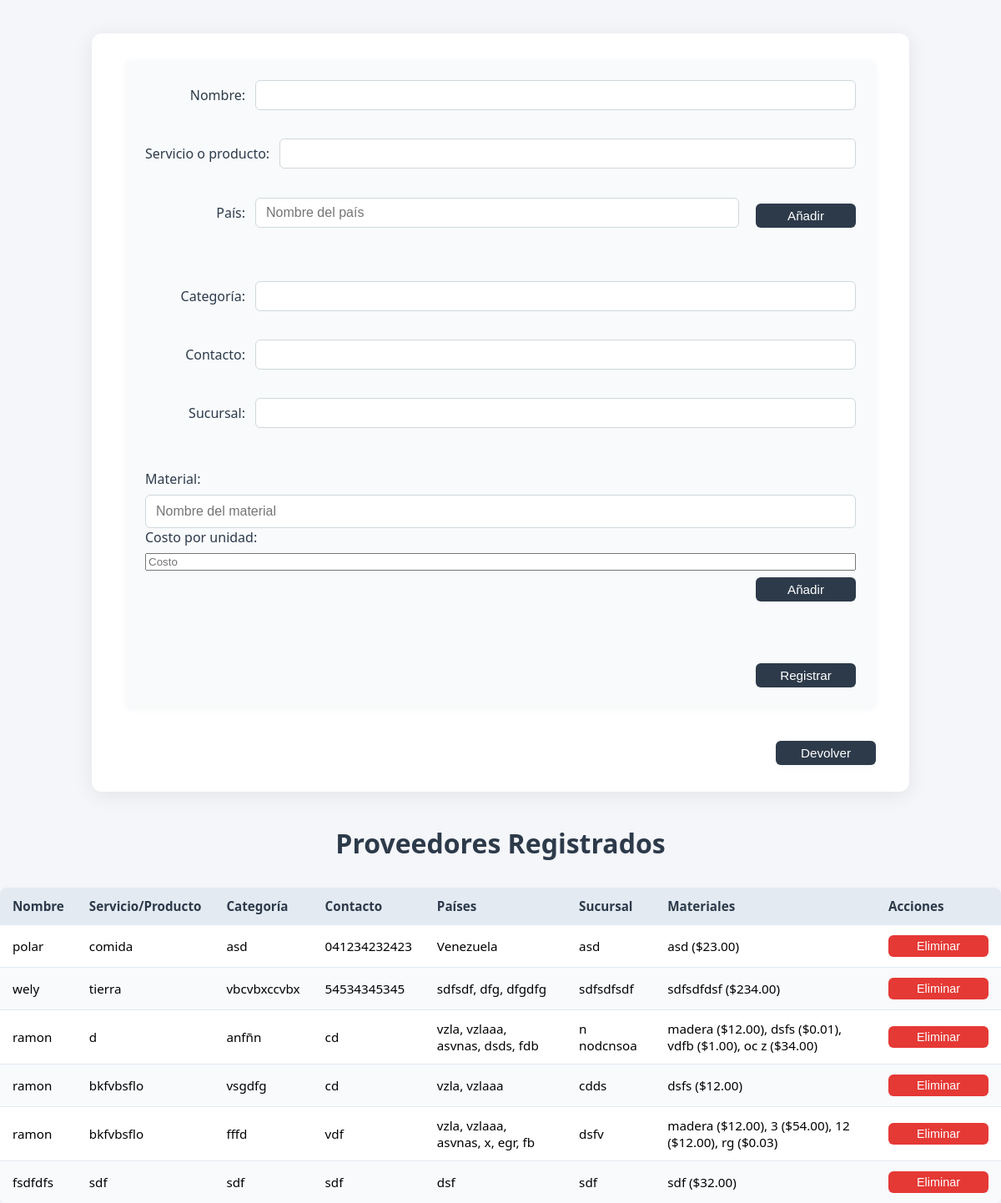
The app's page /proveedores/, older data.
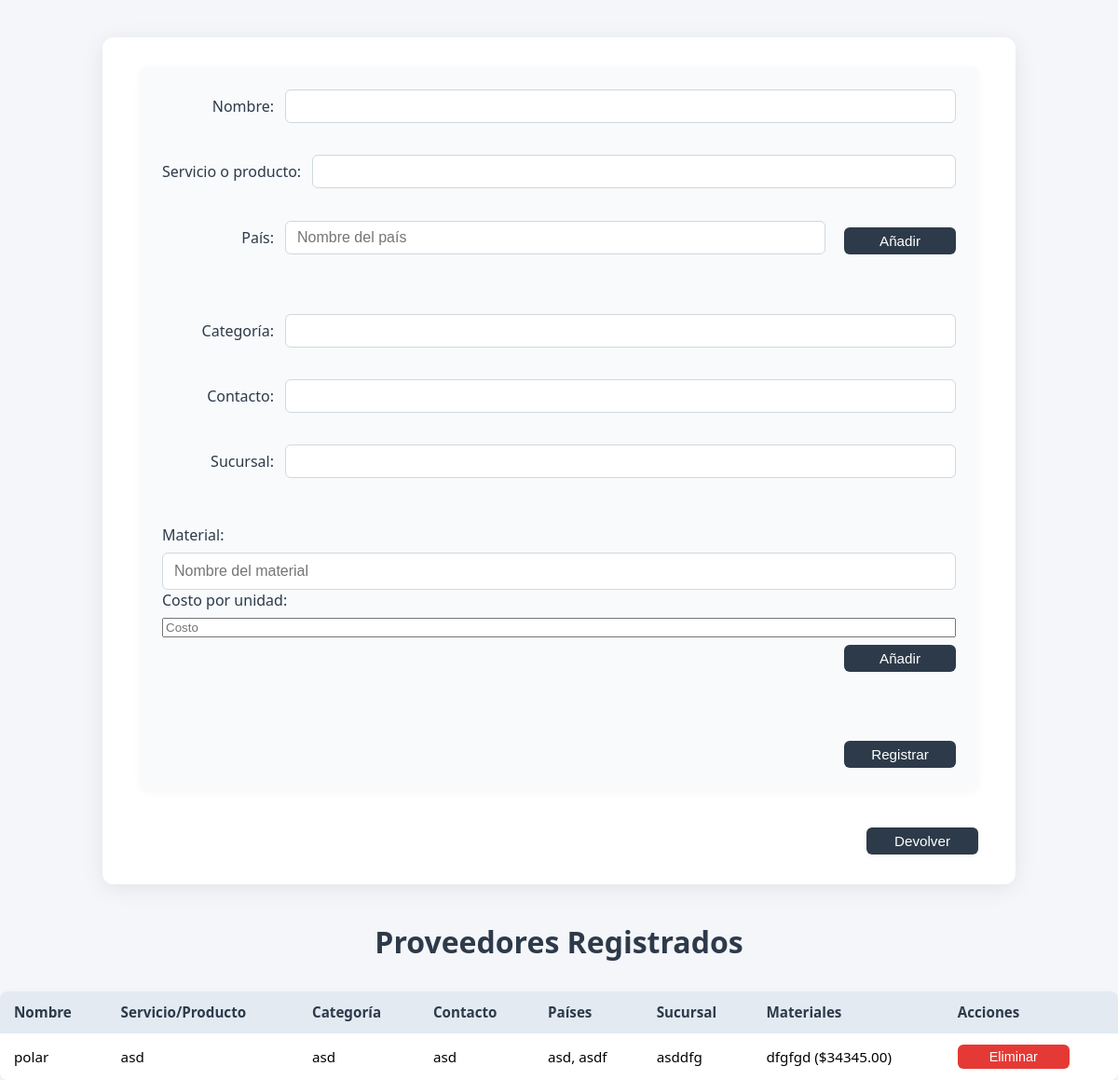
The same page, newer data.
### compras/models.py (models this page shows, shortened)
class Proveedores(models.Model):
    name = models.CharField(max_length=100)
    service_or_product = models.CharField(max_length=100)
    categorie = models.CharField(max_length=100)
    contact = models.CharField(max_length=100)
    countries = models.ManyToManyField(Paises)
    sucursal = models.CharField(max_length=100)
    materiales = models.ManyToManyField(Material, through='ProveedorMaterial')

class Paises(models.Model):
    nombre = models.CharField(max_length=100)

class ProveedorMaterial(models.Model):
    proveedor = models.ForeignKey('Proveedores', on_delete=models.CASCADE)
    material = models.ForeignKey(Material, on_delete=models.CASCADE)
    costo_unidad = models.DecimalField(max_digits=10, decimal_places=2)
    class Meta:
        unique_together = ('proveedor', 'material')

class Material(models.Model):
    nombre = models.CharField(max_length=100)

### compras/views.py (the view)
# urls.py: path('proveedores/', proveedores_view, name='proveedores'),
@csrf_protect
def proveedores_view(request):
    import json
    from .models import ProveedorMaterial, Material, Paises
    if request.method == 'POST':
        form = ProveedorForm(request.POST)
        materiales_json = request.POST.get('materiales_json', '[]')
        materiales_data = json.loads(materiales_json)  # lista de {nombre, costo}
        paises_json = request.POST.get('paises_json', '[]')
        paises_nombres = json.loads(paises_json)
        if form.is_valid():
            proveedor = form.save(commit=False)
            proveedor.save()
            proveedor.materiales.clear()
            for mat in materiales_data:
                nombre = mat.get('nombre')
                costo = mat.get('costo')
                if nombre and costo is not None:
                    material_obj, _ = Material.objects.get_or_create(nombre=nombre)
                    ProveedorMaterial.objects.create(
                        proveedor=proveedor,
                        material=material_obj,
                        costo_unidad=costo
                    )
            paises_objs = [Paises.objects.get_or_create(nombre=nombre)[0] for nombre in paises_nombres]
            proveedor.countries.set(paises_objs)
            return redirect('proveedores')
    else:
        form = ProveedorForm()
    proveedores = Proveedores.objects.all()
    return render(request, 'proveedores.html', {'form': form, 'proveedores': proveedores})

### compras/forms.py
class ProveedorForm(forms.ModelForm):
    class Meta:
        model = Proveedores
        fields = ['name', 'service_or_product', 'categorie', 'contact', 'sucursal']

### compras/templates/proveedores.html (shortened to what this page needs)
{% load static %}
<!DOCTYPE html>
<html lang="es">
<head>
    <link rel="stylesheet" href="{% static 'styles/styles_compras.css' %}">
    <link rel="stylesheet" href="{% static 'styles/proveedores.css' %}">
    <div class="container-proveedores">
        <form method="post" id="proveedor-form">
            <div class="form-row">
                <label for="id_name">Nombre:</label>
                {{ form.name }}
            </div>
            <div class="form-row">
                <label for="id_service_or_product">Servicio o producto:</label>
                {{ form.service_or_product }}
            </div>
            <div class="form-row">
                <label for="pais-input">País:</label>
                <input type="text" id="pais-input" placeholder="Nombre del país">
                <button type="button" onclick="addPais()">Añadir</button>
            </div>
            <div class="form-row">
                <label for="id_categorie">Categoría:</label>
                {{ form.categorie }}
            </div>
            <div class="form-row">
                <label for="id_contact">Contacto:</label>
                {{ form.contact }}
            </div>
            <div class="form-row">
                <label for="id_sucursal">Sucursal:</label>
                {{ form.sucursal }}
            </div>
            <p>
                <label for="material-input">Material:</label>
                <input type="text" id="material-input" placeholder="Nombre del material">
                <label for="costo-material-input">Costo por unidad:</label>
                <input type="number" id="costo-material-input" placeholder="Costo" min="0" step="0.01">
                <button type="button" onclick="addMaterial()">Añadir</button>
            </p>
            <button type="submit">Registrar</button>
        </form>
        <div style="display: flex; justify-content: flex-end; margin-bottom: 0;">
            <button type="button" onclick="window.location.href='{% url 'dashboard' %}'" class="btn-devolver">Devolver</button>
        </div>
    </div>
    <h2>Proveedores Registrados</h2>
    <table>
        <thead>
            <tr>
                <th>Nombre</th>
                <th>Servicio/Producto</th>
                <th>Categoría</th>
                <th>Contacto</th>
                <th>Países</th>
                <th>Sucursal</th>
                <th>Materiales</th>
                <th>Acciones</th>
            </tr>
        </thead>
    <tbody id="proveedores-table-body">
            {% for proveedor in proveedores %}
            <tr>
                <td>{{ proveedor.name }}</td>
                <td>{{ proveedor.service_or_product }}</td>
                <td>{{ proveedor.categorie }}</td>
                <td>{{ proveedor.contact }}</td>
                <td>
                    {% with paises=proveedor.countries.all %}
                        {% if paises|length > 0 %}
                            {% for pais in paises %}
                                {{ pais.nombre|default:'---' }}{% if not forloop.last %}, {% endif %}
                            {% endfor %}
                        {% else %}
                            ---
                        {% endif %}
                    {% endwith %}
                </td>
                <td>{{ proveedor.sucursal }}</td>
                <td>
                    {% for pm in proveedor.proveedormaterial_set.all %}
                        {{ pm.material.nombre }} (${{ pm.costo_unidad }}){% if not forloop.last %}, {% endif %}
                    {% endfor %}
                </td>
                <td>
                    <form method="post" action="{% url 'eliminar_proveedor' %}" style="display:inline;">
                        <button type="submit">Eliminar</button>
                    </form>
                </td>
            </tr>
            {% endfor %}
        </tbody>
    </table>
</body>
</html>

Row changes from the older to the newer data that the page shows:
removed Proveedores: name "wely", service_or_product "tierra", categorie "vbcvbxccvbx", contact "54534345345", sucursal "sdfsdfsdf", Paises (nombre "sdfsdf")
removed Paises: nombre "dfg", shown under "wely"
removed Paises: nombre "dfgdfg", shown under "wely"
removed ProveedorMaterial: material.nombre "sdfsdfdsf", costo_unidad "234.00", shown under "wely"
removed Proveedores: name "ramon", service_or_product "d", categorie "anfñn", contact "cd", sucursal "n nodcnsoa"
removed Paises: nombre "vzla"
removed Paises: nombre "vzlaaa"
removed Paises: nombre "asvnas"
removed Paises: nombre "dsds", shown under "ramon"
removed Paises: nombre "fdb", shown under "ramon"
removed ProveedorMaterial: material.nombre "madera", costo_unidad "12.00", shown under "ramon"
removed ProveedorMaterial: material.nombre "dsfs", costo_unidad "0.01", shown under "ramon"
removed ProveedorMaterial: material.nombre "vdfb", costo_unidad "1.00", shown under "ramon"
removed ProveedorMaterial: material.nombre "oc z", costo_unidad "34.00", shown under "ramon"
removed Proveedores: name "ramon", service_or_product "bkfvbsflo", categorie "vsgdfg", contact "cd", sucursal "cdds"
removed ProveedorMaterial: material.nombre "dsfs", costo_unidad "12.00", shown under "ramon"
removed Proveedores: name "ramon", service_or_product "bkfvbsflo", categorie "fffd", contact "vdf", sucursal "dsfv"
removed Paises: nombre "x", shown under "ramon"
removed Paises: nombre "egr", shown under "ramon"
removed Paises: nombre "fb", shown under "ramon"
removed ProveedorMaterial: material.nombre "madera", costo_unidad "12.00", shown under "ramon"
removed ProveedorMaterial: material.nombre "3", costo_unidad "54.00", shown under "ramon"
removed ProveedorMaterial: material.nombre "12", costo_unidad "12.00", shown under "ramon"
removed ProveedorMaterial: material.nombre "rg", costo_unidad "0.03", shown under "ramon"
removed Proveedores: name "fsdfdfs", service_or_product "sdf", categorie "sdf", contact "sdf", sucursal "sdf"
removed Paises: nombre "dsf", shown under "fsdfdfs"
removed ProveedorMaterial: material.nombre "sdf", costo_unidad "32.00", shown under "fsdfdfs"
changed Proveedores "polar": service_or_product "comida" → "asd"; contact "041234232423" → "asd"; gains Paises (nombre "asdf"); sucursal "asd" → "asddfg"
changed Paises: nombre "Venezuela" → "asd"; now shows ","
changed ProveedorMaterial: material.nombre "asd" → "dfgfgd"; costo_unidad "23.00" → "34345.00"
